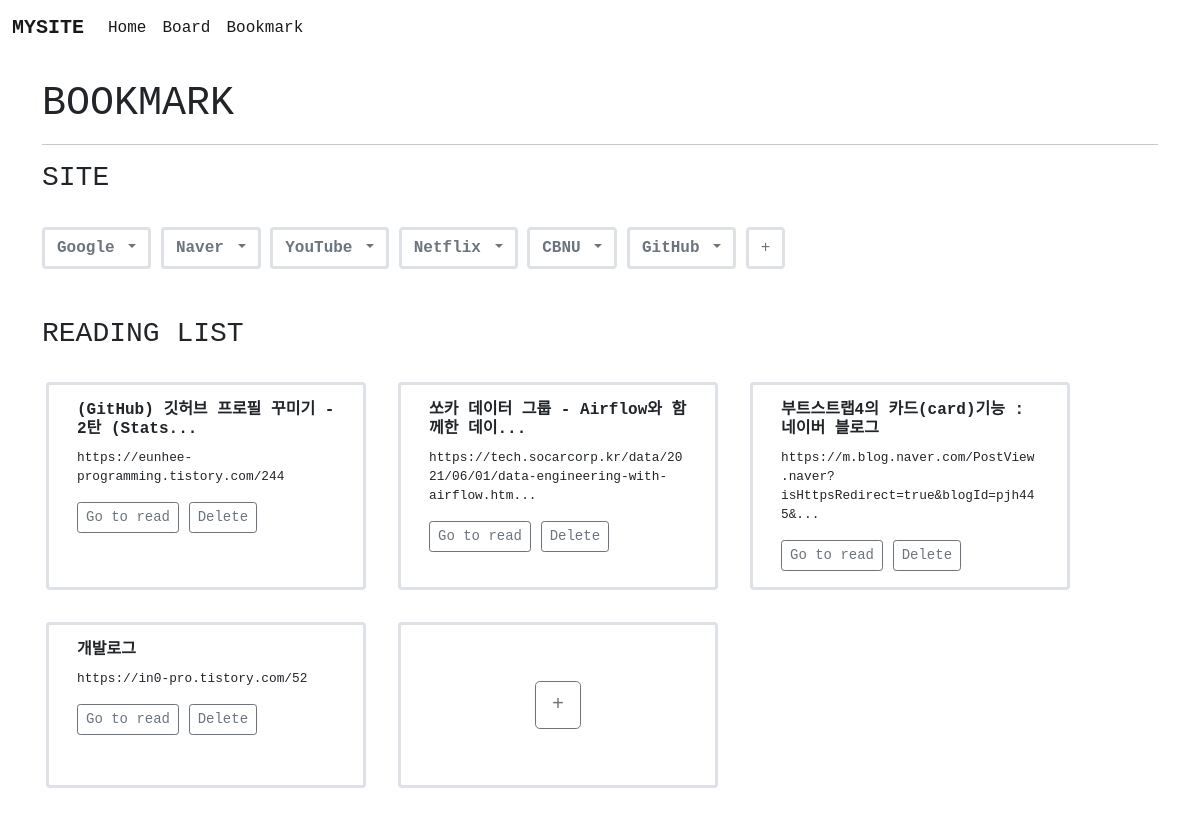
The page /book/ on the database as committed earlier.
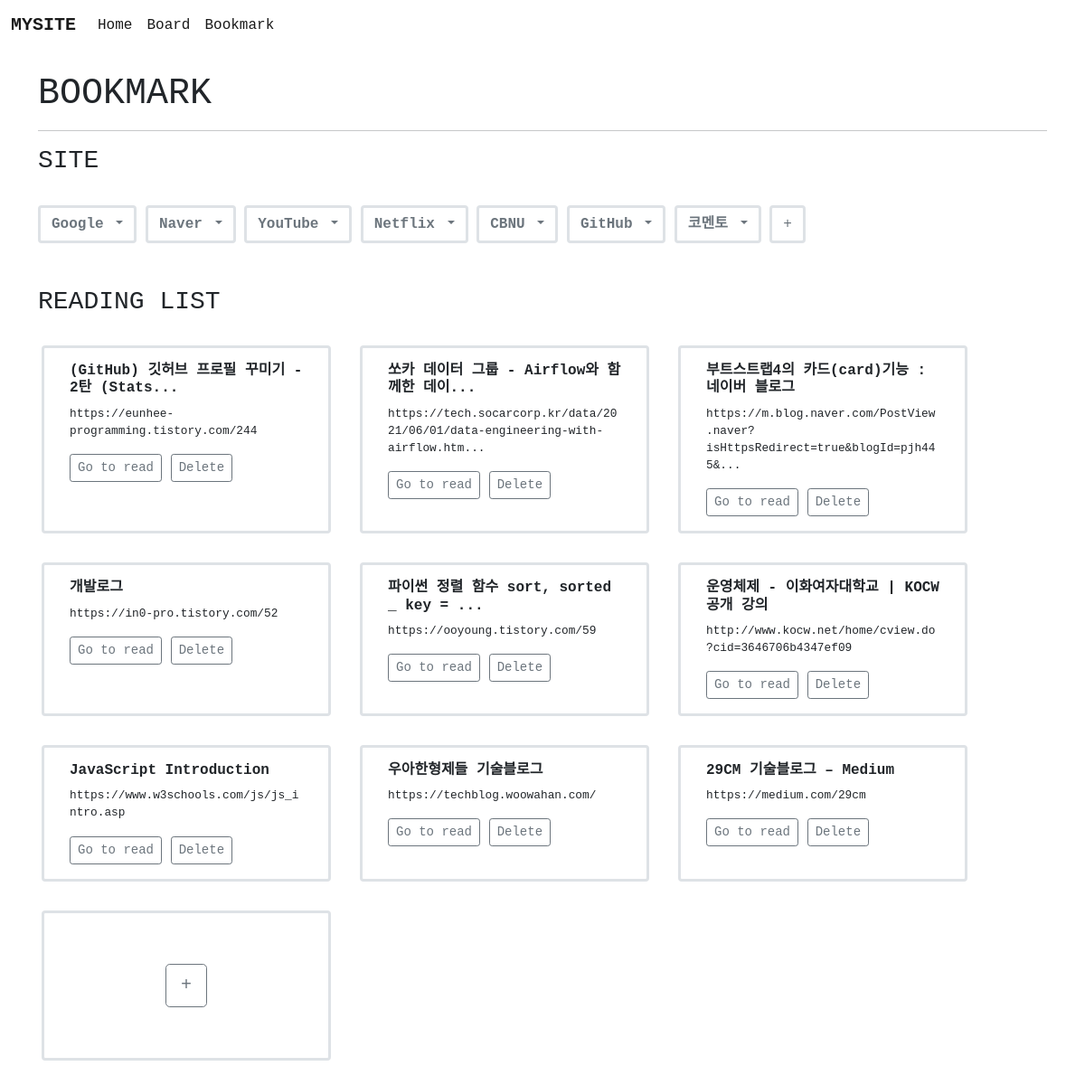
The same page on the database as committed later.
### book/models.py (models this page shows, shortened)
class Book(models.Model):
    site_name = models.CharField(max_length=30)
    site_url = models.TextField()

class Read(models.Model):
    read_url = models.TextField()
    title = models.CharField(max_length=100,null = True)
    def summary(self):
        if len(self.read_url) >= 75:
            return self.read_url[:75] + "..."
        return self.read_url
    def t_summary(self):
        if len(self.title) >= 32:
            return self.title[:32] + "..."
        return self.title

### book/views.py (the view)
# urls.py: path('', views.index, name = 'index'),
def index(request):
    b=Book.objects.all()
    r=Read.objects.all()
    context={
        'blist' : b,
        'rlist' : r,
    }
    return render(request, 'book/index.html', context)

### template/book/index.html (shortened to what this page needs)
{% extends 'base.html' %}
{% block content %}
<div class = 'container mt-4 jm'>
    <H1>BOOKMARK</H1>
    <hr>
    <h3>SITE</h3>
</div>
<div class = 'dropdown container mt-3 jm'>
    {% for i in blist %}
    <button class="border border-3 btn btn-outline-secondary dropdown-toggle mt-3" type="button" data-bs-toggle="dropdown" aria-expanded="false">
       <b>{{ i.site_name }}</b>
    </button>
    {% endfor%}
    <a href = "{% url 'book:create' %}"><button type="button" class="border border-3 btn btn-outline-secondary mt-3" >+</button></a>
</div>
<div class = 'container mt-5 jm'>
    <h3>READING LIST</h3>
</div>
<div class = 'container mt-3 mb-5'>
    <div class = 'row jm'>
        {% for j in rlist %}
        <div class="border border-3 col-4 m-3 card" style="width: 20rem;">
            <div class="card-body">
                <h5 class="card-title" style="font-size: 100%;"><b>{{ j.t_summary }}</b></h5>
                <p class="card-text" style="font-size: 80%;">{{ j.summary }}</p>
                <a href="{{ j.read_url }}" target = '_blank' class="btn btn-outline-secondary btn-sm">
                    Go to read
                </a>
                <a href="{% url 'book:r_delete' j.id %}"><button class = "btn btn-outline-secondary btn-sm">
                    Delete
                </button></a>
            </div>
        </div>
        {% endfor %}
        <div class='border border-3 m-3 card ' style="width: 20rem;">
            <div class="card-body" style="margin:0 auto;">
                <a href = "{% url 'book:r_create' %}" class = "btn btn-outline-secondary btn-lg" style = "margin:40px auto;">+</a>
            </div>
        </div>
    </div>
</div>
{% endblock %}

### template/base.html (shortened to what this page needs)
<!doctype html>
<html lang="en">
    <head>
        <link href="https://cdn.jsdelivr.net/npm/bootstrap@5.1.3/dist/css/bootstrap.min.css" rel="stylesheet">
    </head>
    <body>
        {% if user.is_authenticated %}
        <nav class="navbar navbar-expand-lg navbar-dark bg-dark jm">
            <div class="container-fluid">
                <a class="navbar-brand" href="#"><b>MYSITE</b></a>
                <button class="navbar-toggler" type="button" data-bs-toggle="collapse" data-bs-target="#navbarSupportedContent" aria-controls="navbarSupportedContent" aria-expanded="false" aria-label="Toggle navigation">
                    <span class="navbar-toggler-icon"></span>
                </button>
                <div class="collapse navbar-collapse" id="navbarSupportedContent">
                    <ul class="navbar-nav me-auto mb-2 mb-lg-0">
                        <li class="nav-item">
                            <a class="nav-link active" aria-current="page" href="{% url 'home:index' %}">Home</a>
                        </li>
                        <li class="nav-item">
                            <a class="nav-link active" aria-current="page" href="{% url 'board:index' %}">Board</a>
                        </li>
                        <li class="nav-item">
                            <a class="nav-link active" aria-current="page" href="{% url 'book:index' %}">Bookmark</a>
                        </li>
                        <li class="nav-item dropdown">
                            <a class="nav-link dropdown-toggle" href="#" id="navbarDropdown" role="button" data-bs-toggle="dropdown" aria-expanded="false">
                            {{ user.username }} 님
                            </a>
                            <ul class="dropdown-menu" aria-labelledby="navbarDropdown">
                                <li><a class="dropdown-item" href="{% url 'acc:userinfo' %}">User Profile</a></li>
                                <li><hr class="dropdown-divider"></li>
                                <li><a class="dropdown-item" href="{% url 'acc:userlogout' %}">LOGOUT</a></li>
                            </ul>
                        </li>
                    </ul>
                    <form class="d-flex">
                        <input class="form-control me-2" type="search" placeholder="Search" aria-label="Search">
                        <button class="btn btn-outline-secondary" type="submit">Search</button>
                    </form>
                </div>
            </div>
        </nav>
        {% else %}
        <nav class="navbar navbar-expand-lg navbar-light jm">
            <div class="container-fluid">
                <a class="navbar-brand" href="#"><b>MYSITE</b></a>
                <div class="collapse navbar-collapse" id="navbarSupportedContent">
                    <ul class="navbar-nav me-auto mb-2 mb-lg-0">
                        <li class="nav-item">
                            <a class="nav-link active" aria-current="page" href="{% url 'acc:index' %}">Home</a>
                        </li>
                        <li class="nav-item">
                            <a class="nav-link active" aria-current="page" href="{% url 'board:index' %}">Board</a>
                        </li>
                        <li class="nav-item">
                            <a class="nav-link active" aria-current="page" href="{% url 'book:index' %}">Bookmark</a>
                        </li>
                    </ul>
                </div>
            </div>
        </nav>
        {% endif %}
        {% block content %}
        {% endblock %}
    </body>
</html>

### template/base.html (style rules this page uses)
.jm { font-family: 'Nanum Gothic Coding', monospace; }

Rows that differ between the two databases and show on the page:
added Book: site_name "코멘토"
added Read: t_summary "파이썬 정렬 함수 sort, sorted _ key = ...", summary "https://ooyoung.tistory.com/59"
added Read: t_summary "운영체제 - 이화여자대학교 | KOCW 공개 강의", summary "http://www.kocw.net/home/cview.do?cid=3646706b4347ef09"
added Read: t_summary "JavaScript Introduction", summary "https://www.w3schools.com/js/js_intro.asp"
added Read: t_summary "우아한형제들 기술블로그", summary "https://techblog.woowahan.com/"
added Read: t_summary "29CM 기술블로그 – Medium", summary "https://medium.com/29cm"
